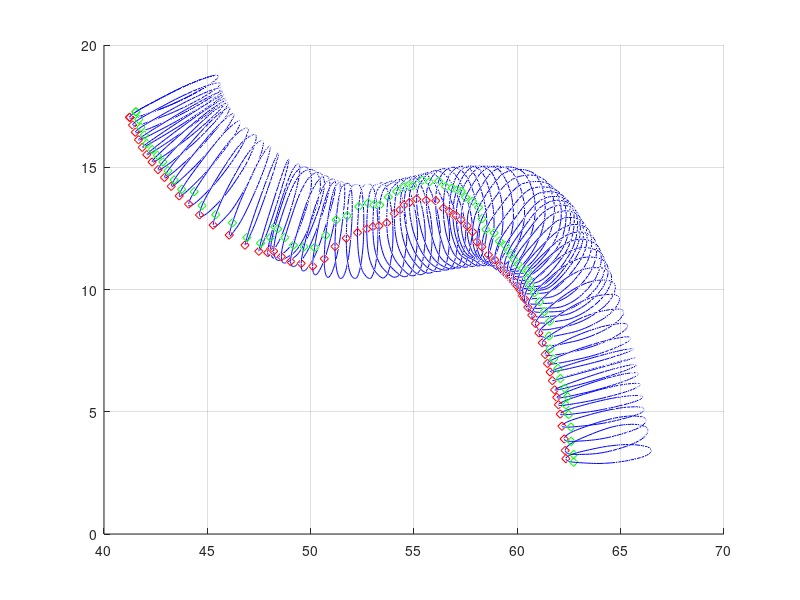
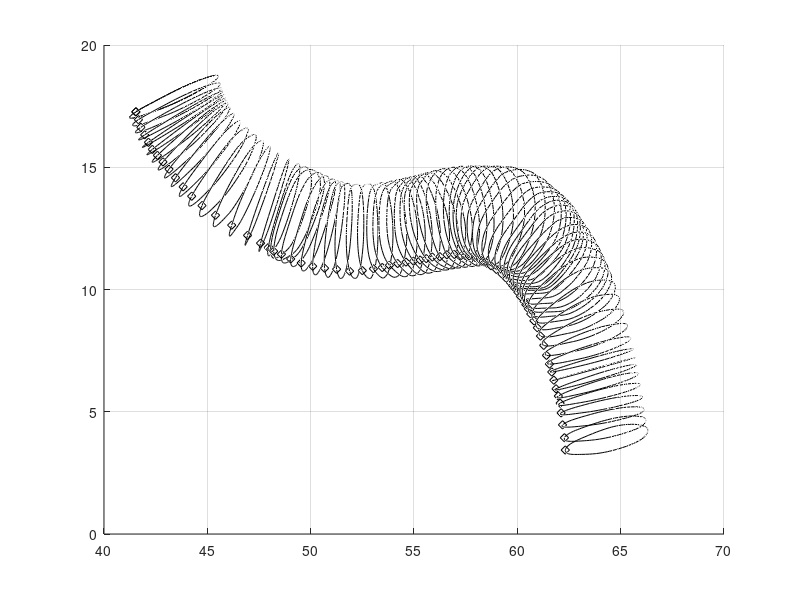

The MATLAB script that drew these images, in order: (Note: this script raises an error after producing the figures.)
clear all
close all
clc
addpath('C:\Users\Leo\Documents\MATLAB\Add-Ons\Collections\NURBS',...
'C:\Users\Leo\Documents\MATLAB\Add-Ons\Collections\nurbs_toolbox',...
'C:\Users\Leo\Documents\MATLAB\Add-Ons\Collections\My_Function');


load('coordtg_1_5_380.mat')
load('section_model_1_5_380.mat')
load('Tg_1_5_380.mat')
%% mettere tutto in senso di percorrenza orario
for i=1:numel(surf_point)
ss=surf_point{i};
vett1=surf_point{i}(1,:)-coordtg(i,:);
vett2=surf_point{i}(round(numel(ss)/3/4),:)-coordtg(i,:);
veri=[1;0;0]; verj=[0;1;0];  verk=[0;0;1];
prodvett=veri*det([vett1(2) vett1(3);vett2(2) vett2(3)])-...
         verj*det([vett1(1) vett1(3);vett2(1) vett2(3)])+...
         verk*det([vett1(1) vett1(2);vett2(1) vett2(2)]);
tg=tgsrf(i,:);
prodscal_best(i)=tg*prodvett;
if prodscal_best(i)<0  %inverti il senso antior con or
   for j=1:numel(ss)/3
       ssnew(j,:)=ss(end-j+1,:);
   end
   surf_point{i}=ssnew;
   clearvars ssnew
end

end
min(prodscal_best)
%%
for i=1:numel(surf_point)
ss=surf_point{i};
vett1=surf_point{i}(1,:)-coordtg(i,:);
vett2=surf_point{i}(20,:)-coordtg(i,:);
veri=[1;0;0]; verj=[0;1;0];  verk=[0;0;1];
prodvett=veri*det([vett1(2) vett1(3);vett2(2) vett2(3)])-...
         verj*det([vett1(1) vett1(3);vett2(1) vett2(3)])+...
         verk*det([vett1(1) vett1(2);vett2(1) vett2(2)]);
tg=tgsrf(i,:);
prodscal_best(i)=tg*prodvett;
% if prodscal<0  %inverti il senso antior con or
%    for j=1:numel(ss)/3
%        ssnew(j,:)=ss(end-j+1,:);
%    end
% end
end
min(prodscal_best)
%%
figure
hold on
grid on
for i=1:numel(surf_point)

plot3(surf_point{i}(:,1),surf_point{i}(:,2),surf_point{i}(:,3),'b',...
      surf_point{i}(1,1),surf_point{i}(1,2),surf_point{i}(1,3),'rd',...
      surf_point{i}(10,1),surf_point{i}(10,2),surf_point{i}(10,3),'gd')
end
%% oridane
figure
hold on
grid on
srfn{1}=surf_point{1};
for k=2:numel(surf_point)
    srf=surf_point{k};
    vett_prec=srfn{k-1}(1,:)-coordtg(k-1,:); vett_prec=vett_prec/norm(vett_prec);
    nel=numel(surf_point{k})/3;
    best=1;
    worst=1;
    prodscal_best=vett_prec*((surf_point{k}(1,:)-coordtg(k,:))'/norm((surf_point{k}(1,:)-coordtg(k,:))'));
    prodscal_worst=vett_prec*((surf_point{k}(1,:)-coordtg(k,:))'/norm((surf_point{k}(1,:)-coordtg(k,:))'));
    for j=2:nel-1
         guess=(surf_point{k}(j,:)-coordtg(k,:))/norm(surf_point{k}(j,:)-coordtg(k,:));
         prodscal_new=vett_prec*guess';
         if prodscal_new > prodscal_best
             best=j;
             prodscal_best=prodscal_new;
         end
         if prodscal_new < prodscal_worst
             worst=j;
             prodscal_worst=prodscal_new;
         end
    end
    clearvars xn yn zn
    xn=zeros(nel,1); yn=zeros(nel,1); zn=zeros(nel,1);
        xn(1:nel-best+1,1)=srf(best:end,1); yn(1:nel-best+1,1)=srf(best:end,2); zn(1:nel-best+1,1)=srf(best:end,3);
        xn(nel-best+2:end,1)=srf(2:best,1);  yn(nel-best+2:end,1)=srf(2:best,2); zn(nel-best+2:end,1)=srf(2:best,3);  

    srfn{k}=[xn yn zn];
    % plot3(srf(far,1),srf(far,2),srf(far,3),'rd',srf(far+10,1),srf(far+10,2),srf(far+10,3),'gd')
    plot3(xn,yn,zn,'k',xn(1),yn(1),zn(1),'kd')  %,srf(near,1),srf(near,2),srf(near,3),'bd'
end
%% get coons surface in nurbs structure
for i=1:numel(srfn)
    coons{i}=get_coons(srfn{i},4,3);
end
%%
k=1;
for i = 1:numel(srfn)
    surf_i = coons{i};
    volCoefs(:,:,:,k) = surf_i.coefs;
    k=k+1;
end
%% deg of volume 
d=3;
%% on U direction
n=numel(volCoefs(1,:,1,1));
U=zeros(1,n+d+1); % automatic node creation
U(end-d:end)=1;
mid=numel(U)-2*d-2;
for i=1:mid
    U(i+d+1)=1/(mid+1)*i;
end
%% on V direction
n=numel(volCoefs(1,1,:,1));
V=zeros(1,n+d+1); % automatic node creation
V(end-d:end)=1;
mid=numel(V)-2*d-2;
for i=1:mid
    V(i+d+1)=1/(mid+1)*i;
end
%% on W direction
n=numel(volCoefs(1,1,1,:));
W=zeros(1,n+d+1); % automatic node creation
W(end-d:end)=1;
mid=numel(W)-2*d-2;
for i=1:mid
    W(i+d+1)=1/(mid+1)*i;
end
%%
VOL = nrbmak(volCoefs,{U,V,W});
figure
nrbplot(VOL,[20 20 400]);
